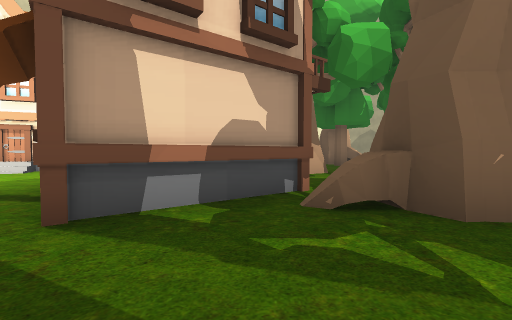
view 1 (above)

17 first-person views from a walk through a Unity game level. The camera is 1.3 m above the floor, tilts 2° down and sees 90° across. The floor is counted in squares, 2.43 m on a side. Each view is taken from the middle of a square. On the plan, view 1 faces up. The plan holds only what a view shows up to about 9 squares ahead; the rest is blank. The place goes on beyond the plan. The player is left out. Some surface patterns are stand-ins.

view 2
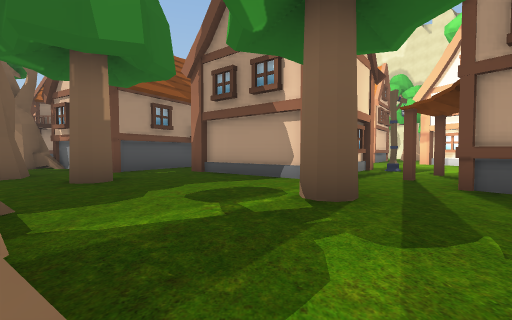

view 3
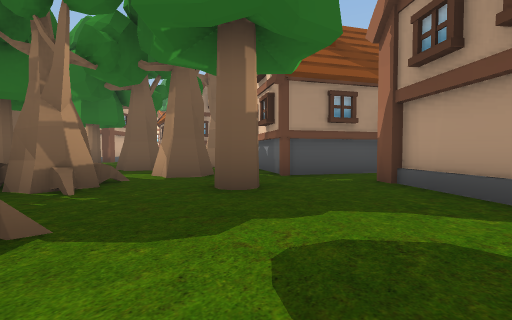

view 4
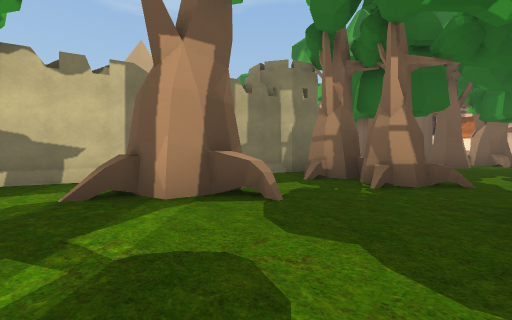

view 5
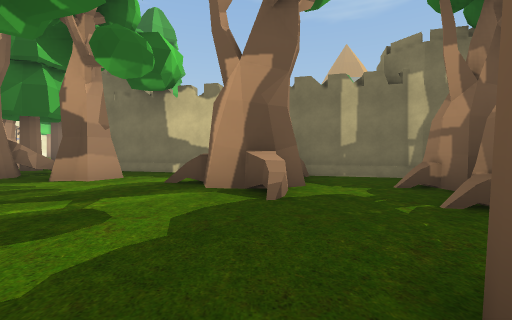

view 6
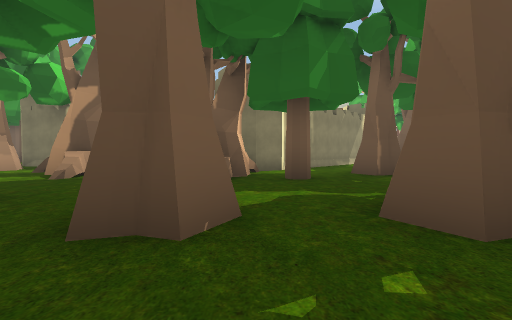

view 7
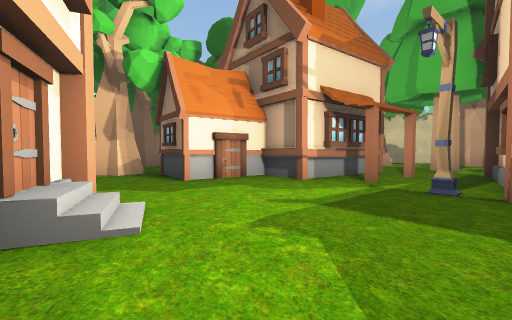

view 8
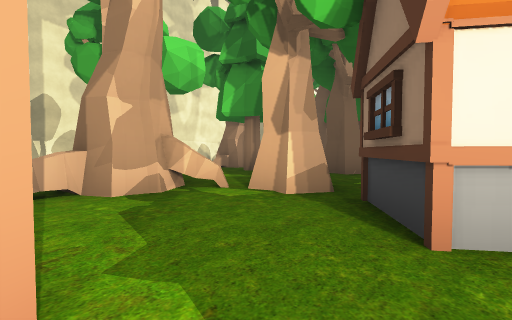

view 9
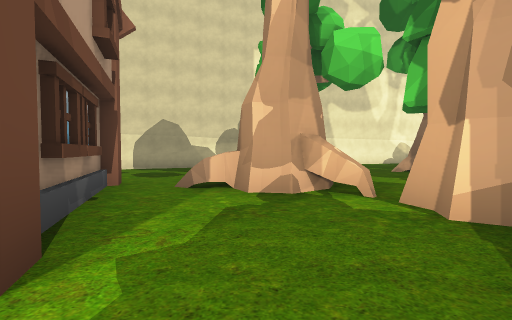

view 10
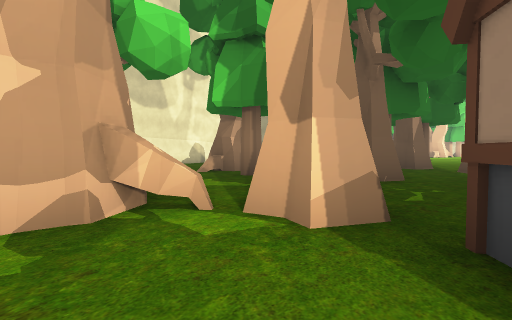

view 11
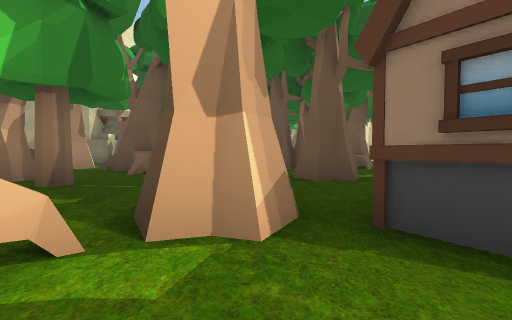

view 12
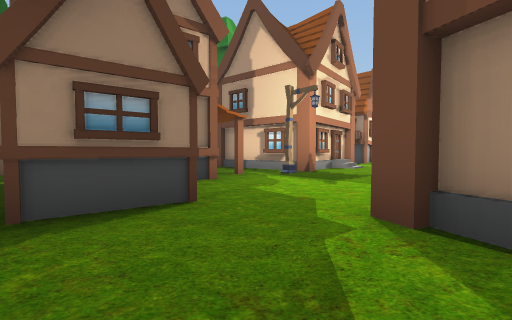

view 13
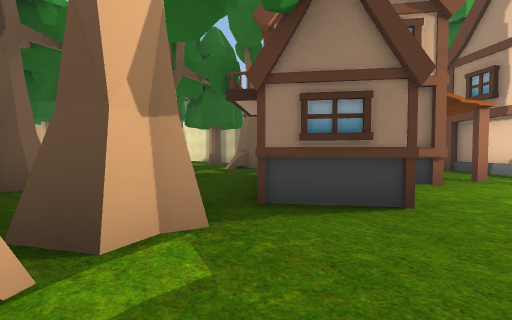

view 14
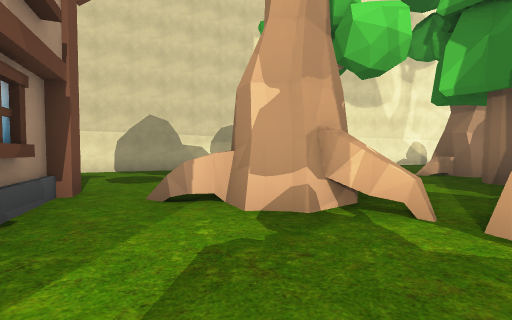

view 15
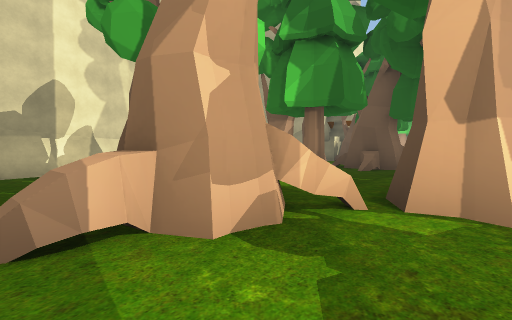

view 16
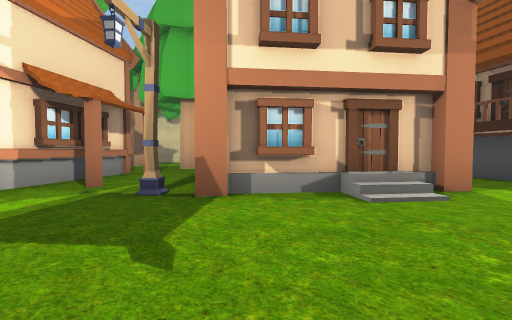

view 17
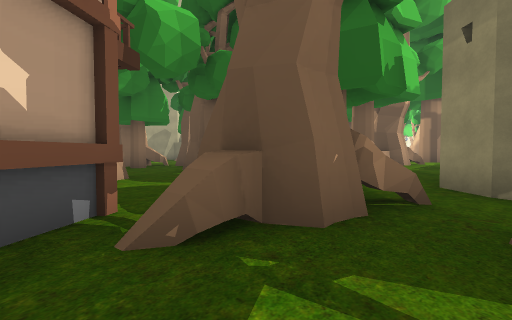

### Floor plan
Key: @ floor where view 1 was taken; # wall or solid block; . floor; / step, stairs or slope; O other object.
Columns run from 8 left of view 1 to 12 right of it. Each row starts with its distance up from view 1.
 16     ##
 15  ####   ..
 14 ##..    ..  O
 13 ....   .O  ..
 12 ....   ..O.O
 11  ...O ..O.O#
 10  O.O##.....OOO
  9   O..OO..O...OO.
  8   O...O.....O...
  7  OOO..O..O..O
  6 O./..OO..O..O
  5 ......O ....O     O
  4 .....##  ./..O O  OOO
  3 ...OOO###O#.O  .....
  2 ...OOO.O..#O.....
  1 ./OOO.....O.##
  0 .OOO O.O@.O.#
 -1 .   O.......#
 -2 .  O.....O..#
 -3 OO......O####
 -4 OOOO.O.....#
 -5    O...O...#
 -6   O..O.OO###
 -7   O.......##
 -8   ##.O..O..##
 -9    O O...O..#

Positions as (right, up) in squares from view 1, and headings:
1: (0, 0), facing up
2: (2, -1), facing left
3: (0, -1), facing down-left
4: (-2, -1), facing down-right
5: (-3, -3), facing right
6: (-5, -7), facing right
7: (-8, 5), facing right
8: (-5, 6), facing up-right
9: (-4, 6), facing up
10: (-4, 7), facing up-right
11: (-4, 8), facing right
12: (-4, 9), facing down
13: (-4, 9), facing down-right
14: (-4, 7), facing up
15: (-5, 8), facing up-right
16: (-8, 4), facing down-right
17: (0, 1), facing up-right
